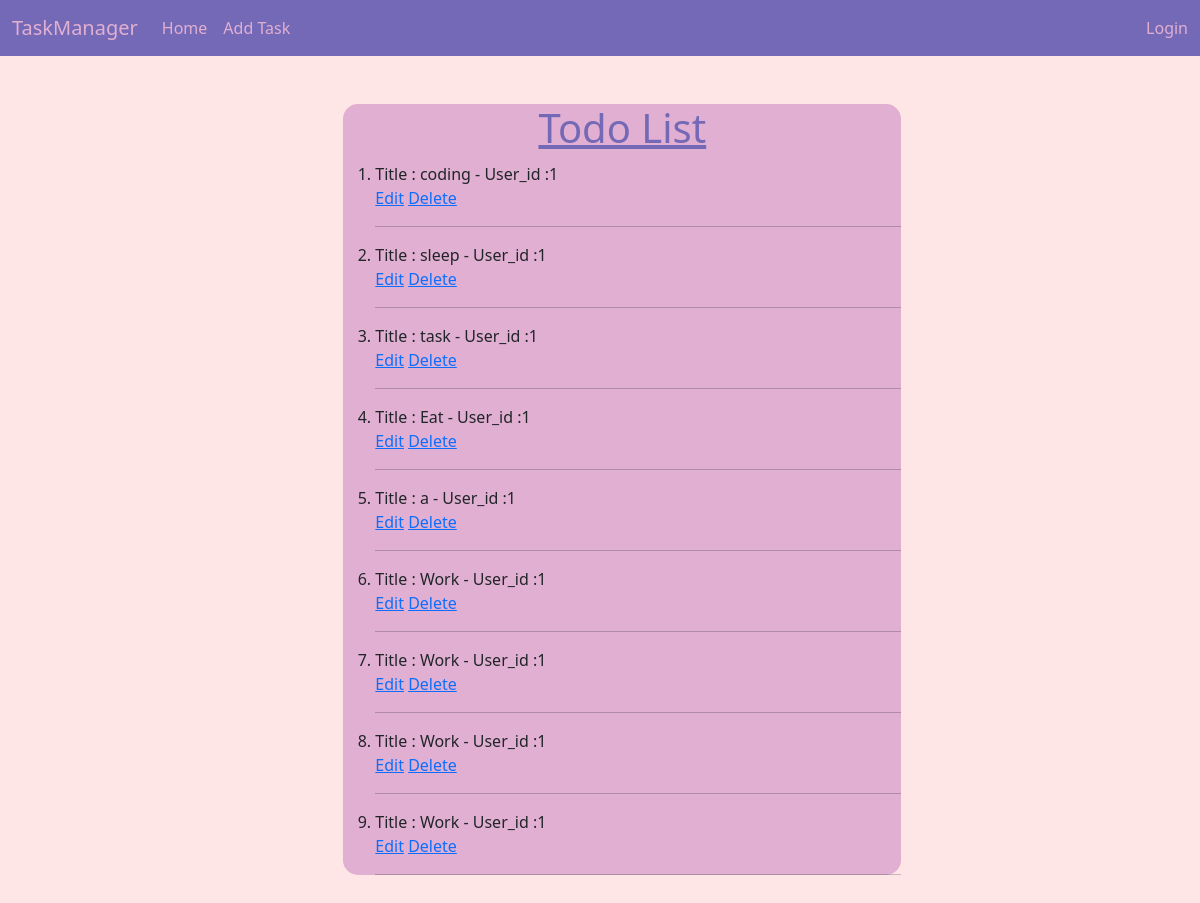
Before: / with the older database file.
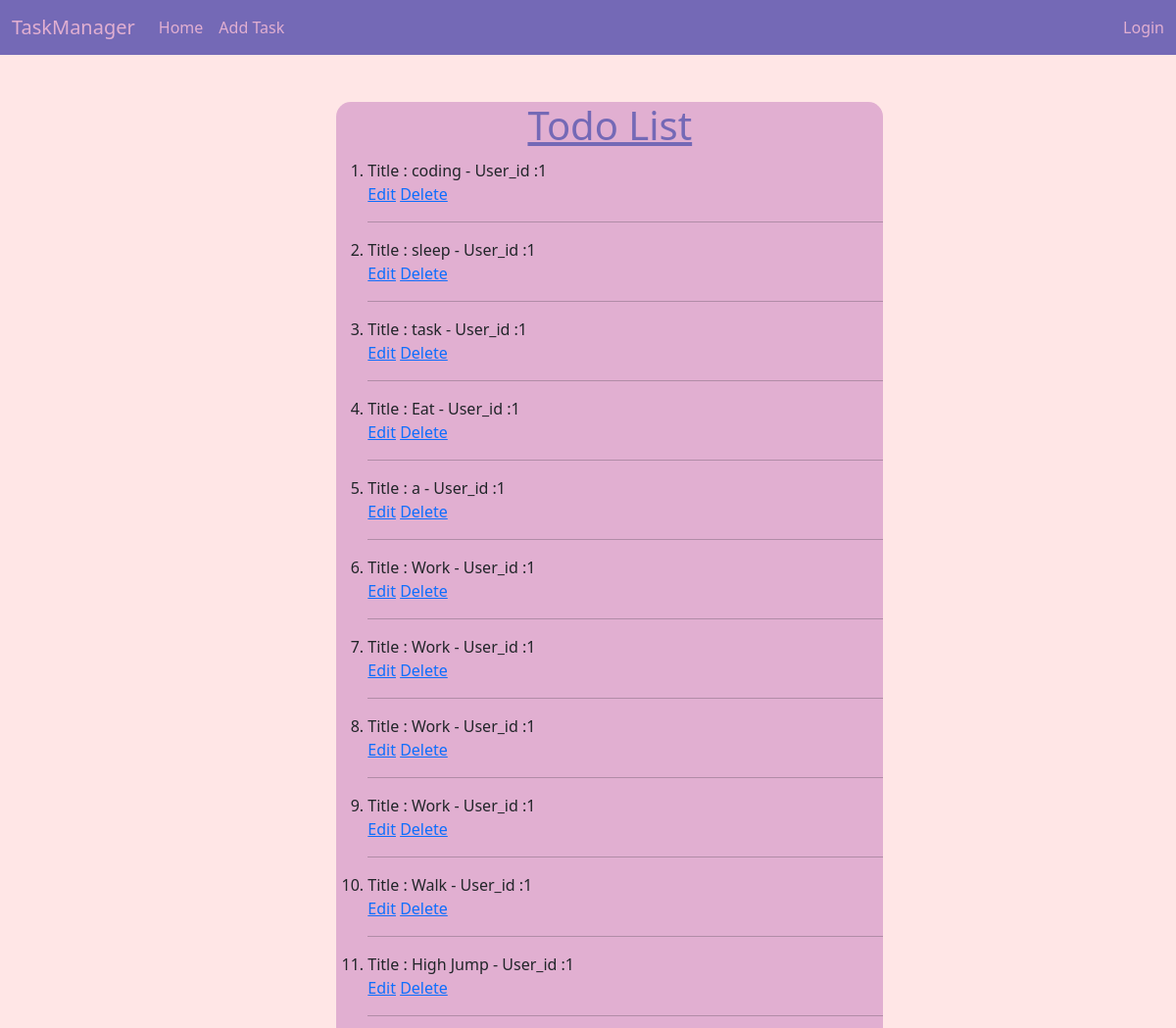
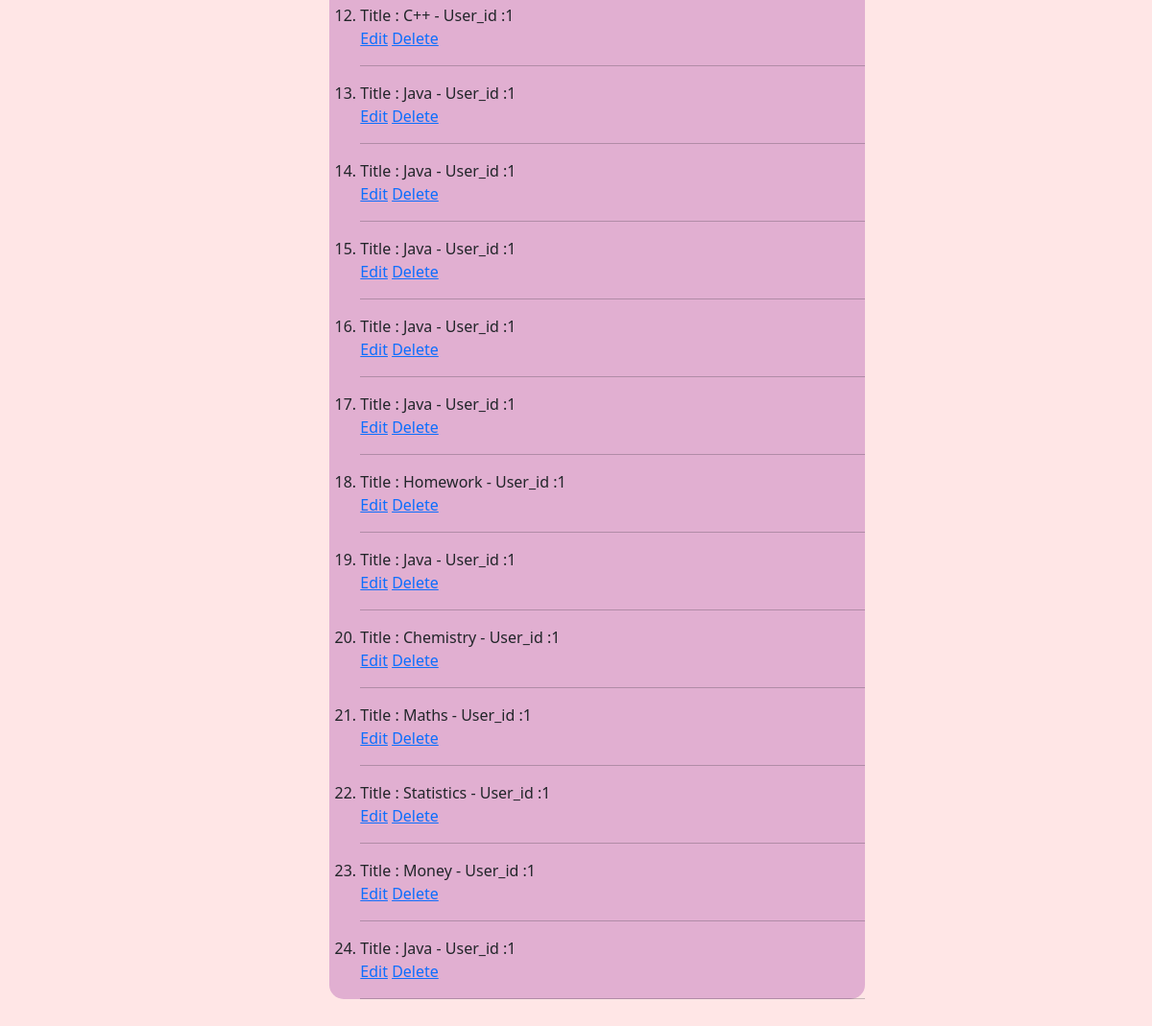
After: the same page with the newer database file (2 pictures, top to bottom).
### db/__init__.py (models this page shows, shortened)
class Task(Base):
    __tablename__="tasks"
    id=Column(Integer,primary_key=True)
    title=Column(String(100),nullable=False,index=True)
    description=Column(Text(),nullable=False)
    created_at = Column(DateTime, default=datetime.utcnow, nullable=False)
    user_id=Column(Integer(),ForeignKey("users.id"))

### app.py (the view)
@app.route('/')
def index():
    tasks=tsk.query.all()
    return render_template('task.html',tasks=tasks)

### app.py (called while the page is built)
@app.teardown_appcontext
def shutdown_session(exception=None):
    db_session.remove()

### templates/task.html (shortened to what this page needs)
{% extends 'index.html' %}
{% block content %}
<div class="task-content">
    <h1>Todo List</h1>
     <ol class="todoList">
    {% for task in tasks %}
    <li> Title : {{task.title}} -
     User_id :{{task.user_id}}</li>
    <span>
    <a href="/update_task">Edit</a>
    <a href="/delete_task">Delete</a>
    </span>
    <hr>
    {% endfor %}
     </ol>
</div>
{% endblock %}

### templates/index.html (shortened to what this page needs)
<!DOCTYPE html>
<html lang="en">
<head>
    <link href="https://cdn.jsdelivr.net/npm/bootstrap@5.3.3/dist/css/bootstrap.min.css" rel="stylesheet">
    <link rel="stylesheet" href="{{url_for('static',filename='index.css')}}">
</head>
<body>
    <nav class="navbar navbar-expand-lg  task-head">
        <div class="container-fluid  task-brand">
            <a class="navbar-brand" href="#" style="color: #E1AFD1;">TaskManager</a>
            <div class="collapse navbar-collapse">
                <ul class="navbar-nav me-auto mb-2 mb-lg-0">
                  <li class="nav-item">
                    <a class="nav-link" href="#">Home</a>
                  </li>
                  <li class="nav-item">
                    <a class="nav-link" href="/add_task">Add Task</a>
                  </li>
                </ul>
                <form class="d-flex">
                    <a class="nav-link" href="#">Login</a>
                  </form>
            </div>
        </div>
    </nav>
    <div class="container my-5 ">
    {% block content %}
    {% endblock %}
    </div>
</body>
</html>

### static/index.css (style rules this page uses)
* { margin: 0; padding: 0; }
body { background-color: #FFE6E6; }
.task-head { background-color: #7469B6; }
body .nav-link { color: #E1AFD1; }
body .task-brand { color: #E1AFD1; }
body .task-content { background-color:#E1AFD1; width: 50%; height: auto; border-radius: 15px; margin-left: 27%; }
body .task-content h1 { text-decoration: underline; color: #7469B6; text-align: center; }
body .todoList { margin-top: 10px; }

Changed rows visible on the page:
added Task: title "Walk", user_id "1"
added Task: title "High Jump", user_id "1"
added Task: title "C++", user_id "1"
added Task: title "Java", user_id "1"
added Task: title "Java", user_id "1"
added Task: title "Java", user_id "1"
added Task: title "Java", user_id "1"
added Task: title "Java", user_id "1"
added Task: title "Homework", user_id "1"
added Task: title "Java", user_id "1"
added Task: title "Chemistry", user_id "1"
added Task: title "Maths", user_id "1"
added Task: title "Statistics", user_id "1"
added Task: title "Money", user_id "1"
added Task: title "Java", user_id "1"
